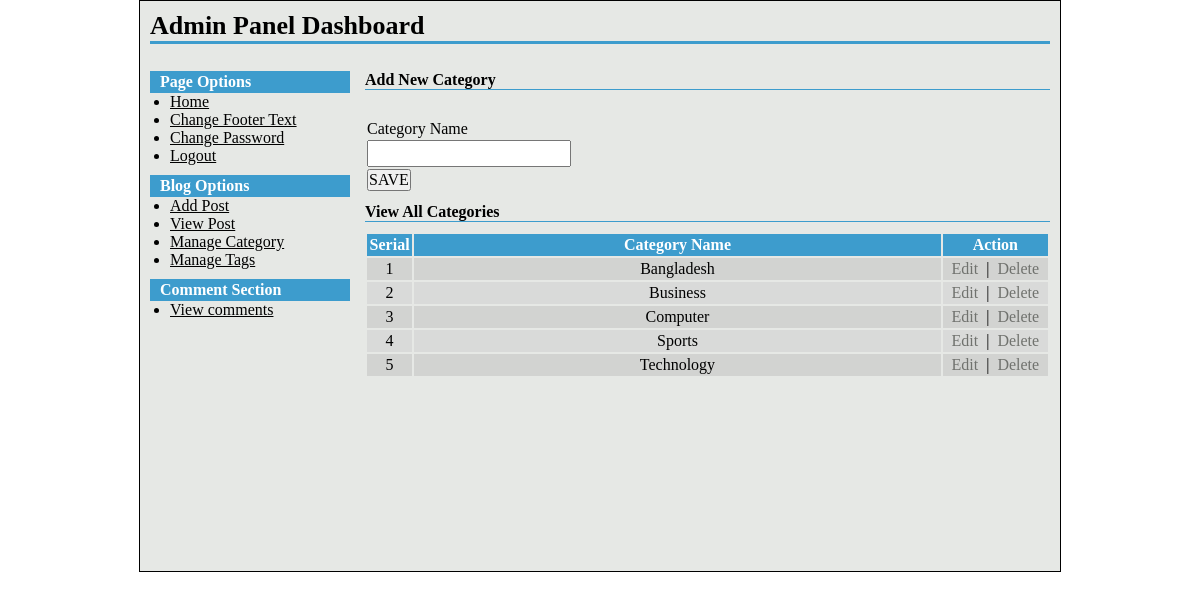
The page /admin/manage-category.php (signed in) on the database its author committed.
### tables this page shows
CREATE TABLE `category` (
  `cart_id` int(11) NOT NULL,
  `cart_name` varchar(500) NOT NULL
);

### admin/manage-category.php (the view, shortened to what this page needs)
<?php
include("../config.php");
?>
<?php include("header.php"); ?>
<h2>Add New Category</h2>
<p>&nbsp;</p>
<form action="" method="post">
<table class="tbl1">
<tr>
	<td>Category Name</td>
</tr>
<tr>
	<td><input class="short" type="text" name="cart_name"></td>
</tr>
<tr>
	<td><input type="submit" value="SAVE" name="form1"></td>
</tr>
</table>
</form>
<h2>View  All Categories</h2>
<table class="tbl2" width="100%">
	<tr>
		<th width="5%">Serial</th>
		<th width="75%">Category Name</th>
		<th width="15%">Action</th>
	</tr>
	<?php
	$i=0;
	$statement = $db->prepare("SELECT * FROM category ORDER BY cart_name ASC");
	$statement->execute();
	$result = $statement->fetchAll(PDO::FETCH_ASSOC);
	foreach($result as $row)
	{
		$i++;
		?>
		<tr>
		<td><?php echo $i; ?></td>
		<td><?php echo $row['cart_name']; ?></td>
		<td>
			<a class="fancybox" href="#inline<?php echo $i; ?>">Edit</a>
			&nbsp;|&nbsp;
			<a onclick='return confirmDelete();' href="manage-category.php?id=<?php echo $row['cart_id']; ?>">Delete</a></td>
		</tr>
		<?php
	}
	?>
</table>
<?php include("footer.php"); ?>

### style_admin.css (style rules this page uses)
* { padding: 0; margin: 0; }
body, input, textarea, select { font-family: 'Times New Roman', arial; font-size: 16px; }
input[type='submit'] { cursor: pointer; }
input.short[type='text'], input.short[type='password'] { width: 200px; }
table.tbl1 { margin-top: 10px; }
table.tbl1 tr td input[type='text'] { height: 23px; line-height: 23px; }
table.tbl2 { margin-top: 10px; }
table.tbl2 tr th, table.tbl2 tr td { padding: 2px; }
table.tbl2 tr td { text-align: center; }
table.tbl2 tr th { background-color: #3d9ccd; color: #fff; }
table.tbl2 tr:nth-child(2n+1) td { background-color: #d9dad9; }
table.tbl2 tr:nth-child(2n) td { background-color: #d2d3d1; }
table.tbl2 tr td a { color: #70726e; text-decoration: none; }
#content h2 { font-size: 16px; color: #000; border-bottom: 1px solid #3d9ccd; margin-top: 10px; }

### rows shown on the page
category: cart_name "Bangladesh"
category: cart_name "Business"
category: cart_name "Computer"
category: cart_name "Sports"
category: cart_name "Technology"
